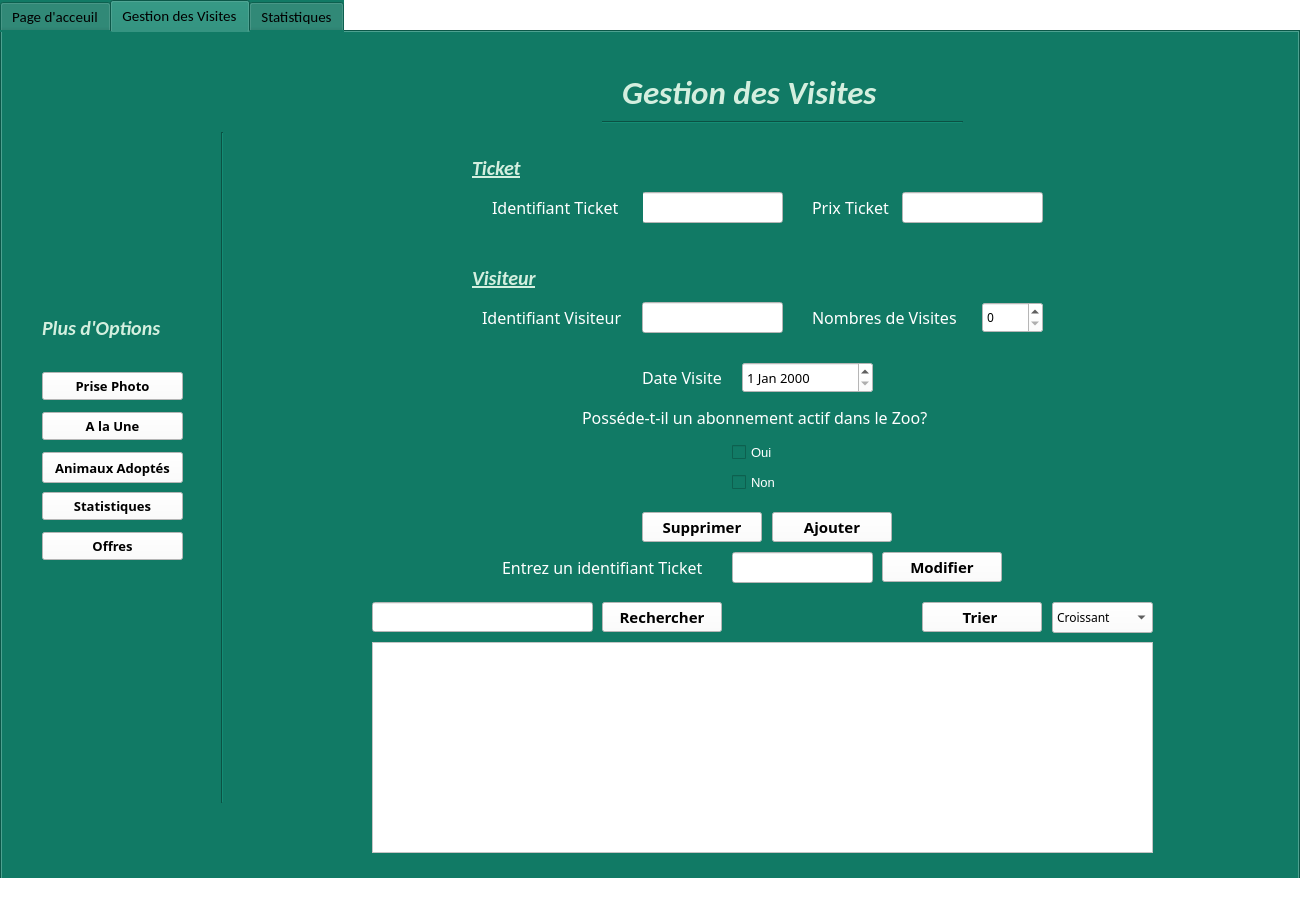
<?xml version="1.0" encoding="UTF-8"?>
<ui version="4.0">
 <class>MainWindow</class>
 <widget class="QMainWindow" name="MainWindow">
  <property name="geometry">
   <rect>
    <x>0</x>
    <y>0</y>
    <width>1300</width>
    <height>900</height>
   </rect>
  </property>
  <property name="windowTitle">
   <string>MainWindow</string>
  </property>
  <property name="styleSheet">
   <string notr="true">background-color: rgb(255, 255, 255);</string>
  </property>
  <widget class="QWidget" name="centralwidget">
   <widget class="QTabWidget" name="tabWidget">
    <property name="geometry">
     <rect>
      <x>0</x>
      <y>0</y>
      <width>1300</width>
      <height>900</height>
     </rect>
    </property>
    <property name="font">
     <font>
      <family>Calibri</family>
      <pointsize>11</pointsize>
     </font>
    </property>
    <property name="styleSheet">
     <string notr="true">background-color: rgb(17, 122, 101);</string>
    </property>
    <property name="currentIndex">
     <number>1</number>
    </property>
    <widget class="QWidget" name="tab_2">
     <attribute name="title">
      <string>Page d'acceuil</string>
     </attribute>
     <widget class="QLabel" name="id">
      <property name="geometry">
       <rect>
        <x>490</x>
        <y>460</y>
        <width>111</width>
        <height>31</height>
       </rect>
      </property>
      <property name="font">
       <font>
        <family>Calibri Light</family>
        <pointsize>13</pointsize>
        <weight>75</weight>
        <italic>true</italic>
        <bold>true</bold>
       </font>
      </property>
      <property name="styleSheet">
       <string notr="true">color: rgb(212, 239, 223);</string>
      </property>
      <property name="text">
       <string>Identifiant</string>
      </property>
     </widget>
     <widget class="QLabel" name="MDP">
      <property name="geometry">
       <rect>
        <x>480</x>
        <y>520</y>
        <width>131</width>
        <height>31</height>
       </rect>
      </property>
      <property name="font">
       <font>
        <family>Calibri Light</family>
        <pointsize>13</pointsize>
        <weight>75</weight>
        <italic>true</italic>
        <bold>true</bold>
       </font>
      </property>
      <property name="styleSheet">
       <string notr="true">color: rgb(212, 239, 223);</string>
      </property>
      <property name="text">
       <string>Mot de passe</string>
      </property>
     </widget>
     <widget class="QLineEdit" name="lineEdit_5">
      <property name="geometry">
       <rect>
        <x>620</x>
        <y>460</y>
        <width>151</width>
        <height>31</height>
       </rect>
      </property>
      <property name="styleSheet">
       <string notr="true">background-color: rgb(255, 255, 255);
</string>
      </property>
     </widget>
     <widget class="QLineEdit" name="lineEdit_6">
      <property name="geometry">
       <rect>
        <x>620</x>
        <y>520</y>
        <width>151</width>
        <height>31</height>
       </rect>
      </property>
      <property name="styleSheet">
       <string notr="true">background-color: rgb(255, 255, 255);</string>
      </property>
     </widget>
     <widget class="QLabel" name="label_8">
      <property name="geometry">
       <rect>
        <x>540</x>
        <y>170</y>
        <width>201</width>
        <height>261</height>
       </rect>
      </property>
      <property name="font">
       <font>
        <family>Calibri Light</family>
       </font>
      </property>
      <property name="text">
       <string/>
      </property>
      <property name="pixmap">
       <pixmap>../../../icone/1x/id.png</pixmap>
      </property>
      <property name="scaledContents">
       <bool>false</bool>
      </property>
      <property name="alignment">
       <set>Qt::AlignCenter</set>
      </property>
     </widget>
     <widget class="QDialogButtonBox" name="buttonBox">
      <property name="geometry">
       <rect>
        <x>540</x>
        <y>580</y>
        <width>192</width>
        <height>28</height>
       </rect>
      </property>
      <property name="font">
       <font>
        <family>Calibri Light</family>
       </font>
      </property>
      <property name="styleSheet">
       <string notr="true">background-color: rgb(255, 255, 255);</string>
      </property>
      <property name="standardButtons">
       <set>QDialogButtonBox::Cancel|QDialogButtonBox::Ok</set>
      </property>
     </widget>
    </widget>
    <widget class="QWidget" name="tab">
     <attribute name="title">
      <string>Gestion des Visites</string>
     </attribute>
     <widget class="QPushButton" name="photo">
      <property name="geometry">
       <rect>
        <x>40</x>
        <y>340</y>
        <width>141</width>
        <height>28</height>
       </rect>
      </property>
      <property name="font">
       <font>
        <family>Calibri Light</family>
        <pointsize>10</pointsize>
        <weight>75</weight>
        <bold>true</bold>
       </font>
      </property>
      <property name="cursor">
       <cursorShape>PointingHandCursor</cursorShape>
      </property>
      <property name="styleSheet">
       <string notr="true">background-color: rgb(255, 255, 255);
</string>
      </property>
      <property name="text">
       <string>Prise Photo</string>
      </property>
     </widget>
     <widget class="QLabel" name="label_3">
      <property name="geometry">
       <rect>
        <x>810</x>
        <y>160</y>
        <width>91</width>
        <height>31</height>
       </rect>
      </property>
      <property name="font">
       <font>
        <family>Calibri Light</family>
        <pointsize>12</pointsize>
       </font>
      </property>
      <property name="styleSheet">
       <string notr="true">color: rgb(255, 255, 255);</string>
      </property>
      <property name="text">
       <string>Prix Ticket</string>
      </property>
     </widget>
     <widget class="QCheckBox" name="checkBox_oui">
      <property name="geometry">
       <rect>
        <x>730</x>
        <y>410</y>
        <width>83</width>
        <height>20</height>
       </rect>
      </property>
      <property name="font">
       <font>
        <pointsize>10</pointsize>
       </font>
      </property>
      <property name="styleSheet">
       <string notr="true">color: rgb(255, 255, 255);</string>
      </property>
      <property name="text">
       <string>Oui</string>
      </property>
     </widget>
     <widget class="QLineEdit" name="lineEdit_idT">
      <property name="geometry">
       <rect>
        <x>640</x>
        <y>160</y>
        <width>141</width>
        <height>31</height>
       </rect>
      </property>
      <property name="styleSheet">
       <string notr="true">background-color: rgb(255, 255, 255);</string>
      </property>
     </widget>
     <widget class="QPushButton" name="pdf">
      <property name="geometry">
       <rect>
        <x>40</x>
        <y>380</y>
        <width>141</width>
        <height>28</height>
       </rect>
      </property>
      <property name="font">
       <font>
        <family>Calibri Light</family>
        <pointsize>10</pointsize>
        <weight>75</weight>
        <bold>true</bold>
       </font>
      </property>
      <property name="cursor">
       <cursorShape>PointingHandCursor</cursorShape>
      </property>
      <property name="styleSheet">
       <string notr="true">background-color: rgb(255, 255, 255);</string>
      </property>
      <property name="text">
       <string>A la Une</string>
      </property>
     </widget>
     <widget class="QTableView" name="tableView">
      <property name="geometry">
       <rect>
        <x>370</x>
        <y>610</y>
        <width>781</width>
        <height>211</height>
       </rect>
      </property>
      <property name="font">
       <font>
        <family>Calibri Light</family>
        <pointsize>10</pointsize>
       </font>
      </property>
      <property name="styleSheet">
       <string notr="true">background-color: rgb(255, 255, 255);</string>
      </property>
     </widget>
     <widget class="QPushButton" name="modifier">
      <property name="geometry">
       <rect>
        <x>880</x>
        <y>520</y>
        <width>120</width>
        <height>30</height>
       </rect>
      </property>
      <property name="font">
       <font>
        <family>Calibri Light</family>
        <pointsize>11</pointsize>
        <weight>75</weight>
        <italic>false</italic>
        <bold>true</bold>
       </font>
      </property>
      <property name="cursor">
       <cursorShape>PointingHandCursor</cursorShape>
      </property>
      <property name="styleSheet">
       <string notr="true">background-color: rgb(255, 255, 255);</string>
      </property>
      <property name="text">
       <string>Modifier</string>
      </property>
      <property name="icon">
       <iconset>
        <normaloff>../../../icone/1x/mise à jour.png</normaloff>../../../icone/1x/mise à jour.png</iconset>
      </property>
     </widget>
     <widget class="Line" name="line_2">
      <property name="geometry">
       <rect>
        <x>600</x>
        <y>80</y>
        <width>361</width>
        <height>20</height>
       </rect>
      </property>
      <property name="orientation">
       <enum>Qt::Horizontal</enum>
      </property>
     </widget>
     <widget class="QLineEdit" name="lineEdit_idVisiteur">
      <property name="geometry">
       <rect>
        <x>640</x>
        <y>270</y>
        <width>141</width>
        <height>31</height>
       </rect>
      </property>
      <property name="styleSheet">
       <string notr="true">background-color: rgb(255, 255, 255);</string>
      </property>
     </widget>
     <widget class="QLineEdit" name="lineEdit_prixTicket">
      <property name="geometry">
       <rect>
        <x>900</x>
        <y>160</y>
        <width>141</width>
        <height>31</height>
       </rect>
      </property>
      <property name="styleSheet">
       <string notr="true">background-color: rgb(255, 255, 255);</string>
      </property>
     </widget>
     <widget class="QPushButton" name="statistiques">
      <property name="geometry">
       <rect>
        <x>40</x>
        <y>460</y>
        <width>141</width>
        <height>28</height>
       </rect>
      </property>
      <property name="font">
       <font>
        <family>Calibri Light</family>
        <pointsize>10</pointsize>
        <weight>75</weight>
        <bold>true</bold>
       </font>
      </property>
      <property name="cursor">
       <cursorShape>PointingHandCursor</cursorShape>
      </property>
      <property name="styleSheet">
       <string notr="true">background-color: rgb(255, 255, 255);</string>
      </property>
      <property name="text">
       <string>Statistiques</string>
      </property>
     </widget>
     <widget class="QLabel" name="label_11">
      <property name="geometry">
       <rect>
        <x>620</x>
        <y>40</y>
        <width>331</width>
        <height>41</height>
       </rect>
      </property>
      <property name="font">
       <font>
        <family>Calibri</family>
        <pointsize>25</pointsize>
        <weight>75</weight>
        <italic>true</italic>
        <bold>true</bold>
        <underline>false</underline>
       </font>
      </property>
      <property name="styleSheet">
       <string notr="true">color: rgb(212, 239, 223);</string>
      </property>
      <property name="text">
       <string>Gestion des Visites</string>
      </property>
     </widget>
     <widget class="QPushButton" name="ajouter">
      <property name="geometry">
       <rect>
        <x>770</x>
        <y>480</y>
        <width>120</width>
        <height>30</height>
       </rect>
      </property>
      <property name="font">
       <font>
        <family>Calibri Light</family>
        <pointsize>11</pointsize>
        <weight>75</weight>
        <italic>false</italic>
        <bold>true</bold>
       </font>
      </property>
      <property name="cursor">
       <cursorShape>PointingHandCursor</cursorShape>
      </property>
      <property name="styleSheet">
       <string notr="true">background-color: rgb(255, 255, 255);</string>
      </property>
      <property name="text">
       <string>Ajouter</string>
      </property>
      <property name="icon">
       <iconset>
        <normaloff>../../../icone/1x/+.png</normaloff>../../../icone/1x/+.png</iconset>
      </property>
     </widget>
     <widget class="QCheckBox" name="checkBox_non">
      <property name="geometry">
       <rect>
        <x>730</x>
        <y>440</y>
        <width>83</width>
        <height>20</height>
       </rect>
      </property>
      <property name="font">
       <font>
        <pointsize>10</pointsize>
       </font>
      </property>
      <property name="styleSheet">
       <string notr="true">color: rgb(255, 255, 255);</string>
      </property>
      <property name="text">
       <string>Non</string>
      </property>
     </widget>
     <widget class="QPushButton" name="excel">
      <property name="geometry">
       <rect>
        <x>40</x>
        <y>420</y>
        <width>141</width>
        <height>31</height>
       </rect>
      </property>
      <property name="font">
       <font>
        <family>Calibri Light</family>
        <pointsize>10</pointsize>
        <weight>75</weight>
        <bold>true</bold>
       </font>
      </property>
      <property name="cursor">
       <cursorShape>PointingHandCursor</cursorShape>
      </property>
      <property name="styleSheet">
       <string notr="true">background-color: rgb(255, 255, 255);</string>
      </property>
      <property name="text">
       <string>Animaux Adoptés</string>
      </property>
     </widget>
     <widget class="QLabel" name="label_4">
      <property name="geometry">
       <rect>
        <x>480</x>
        <y>270</y>
        <width>151</width>
        <height>31</height>
       </rect>
      </property>
      <property name="font">
       <font>
        <family>Calibri Light</family>
        <pointsize>12</pointsize>
       </font>
      </property>
      <property name="styleSheet">
       <string notr="true">color: rgb(255, 255, 255);</string>
      </property>
      <property name="text">
       <string>Identifiant Visiteur</string>
      </property>
     </widget>
     <widget class="QLabel" name="label_6">
      <property name="geometry">
       <rect>
        <x>470</x>
        <y>230</y>
        <width>101</width>
        <height>31</height>
       </rect>
      </property>
      <property name="font">
       <font>
        <family>Calibri</family>
        <pointsize>15</pointsize>
        <weight>75</weight>
        <italic>true</italic>
        <bold>true</bold>
        <underline>true</underline>
       </font>
      </property>
      <property name="styleSheet">
       <string notr="true">color: rgb(212, 239, 223);</string>
      </property>
      <property name="text">
       <string>Visiteur</string>
      </property>
     </widget>
     <widget class="QPushButton" name="trier">
      <property name="geometry">
       <rect>
        <x>920</x>
        <y>570</y>
        <width>120</width>
        <height>30</height>
       </rect>
      </property>
      <property name="font">
       <font>
        <family>Calibri Light</family>
        <pointsize>11</pointsize>
        <weight>75</weight>
        <italic>false</italic>
        <bold>true</bold>
       </font>
      </property>
      <property name="cursor">
       <cursorShape>PointingHandCursor</cursorShape>
      </property>
      <property name="styleSheet">
       <string notr="true">background-color: rgb(255, 255, 255);</string>
      </property>
      <property name="text">
       <string>Trier </string>
      </property>
      <property name="icon">
       <iconset>
        <normaloff>../../../icone/1x/tri.png</normaloff>../../../icone/1x/tri.png</iconset>
      </property>
     </widget>
     <widget class="QPushButton" name="offre">
      <property name="geometry">
       <rect>
        <x>40</x>
        <y>500</y>
        <width>141</width>
        <height>28</height>
       </rect>
      </property>
      <property name="font">
       <font>
        <family>Calibri Light</family>
        <pointsize>10</pointsize>
        <weight>75</weight>
        <bold>true</bold>
       </font>
      </property>
      <property name="cursor">
       <cursorShape>PointingHandCursor</cursorShape>
      </property>
      <property name="styleSheet">
       <string notr="true">background-color: rgb(255, 255, 255);</string>
      </property>
      <property name="text">
       <string>Offres</string>
      </property>
     </widget>
     <widget class="Line" name="line">
      <property name="geometry">
       <rect>
        <x>210</x>
        <y>100</y>
        <width>20</width>
        <height>671</height>
       </rect>
      </property>
      <property name="orientation">
       <enum>Qt::Vertical</enum>
      </property>
     </widget>
     <widget class="QLabel" name="label_10">
      <property name="geometry">
       <rect>
        <x>40</x>
        <y>280</y>
        <width>151</width>
        <height>31</height>
       </rect>
      </property>
      <property name="font">
       <font>
        <family>Calibri</family>
        <pointsize>15</pointsize>
        <weight>75</weight>
        <italic>true</italic>
        <bold>true</bold>
        <underline>false</underline>
       </font>
      </property>
      <property name="styleSheet">
       <string notr="true">
color: rgb(212, 239, 223);</string>
      </property>
      <property name="text">
       <string>Plus d'Options</string>
      </property>
     </widget>
     <widget class="QPushButton" name="supprimer">
      <property name="geometry">
       <rect>
        <x>640</x>
        <y>480</y>
        <width>120</width>
        <height>30</height>
       </rect>
      </property>
      <property name="font">
       <font>
        <family>Calibri Light</family>
        <pointsize>11</pointsize>
        <weight>75</weight>
        <italic>false</italic>
        <bold>true</bold>
       </font>
      </property>
      <property name="cursor">
       <cursorShape>PointingHandCursor</cursorShape>
      </property>
      <property name="styleSheet">
       <string notr="true">background-color: rgb(255, 255, 255);</string>
      </property>
      <property name="text">
       <string>Supprimer</string>
      </property>
      <property name="icon">
       <iconset>
        <normaloff>../../../icone/1x/-.png</normaloff>
        <normalon>../../../icone/1x/-.png</normalon>../../../icone/1x/-.png</iconset>
      </property>
     </widget>
     <widget class="QLabel" name="label_5">
      <property name="geometry">
       <rect>
        <x>810</x>
        <y>270</y>
        <width>161</width>
        <height>31</height>
       </rect>
      </property>
      <property name="font">
       <font>
        <family>Calibri Light</family>
        <pointsize>12</pointsize>
       </font>
      </property>
      <property name="styleSheet">
       <string notr="true">color: rgb(255, 255, 255);</string>
      </property>
      <property name="text">
       <string>Nombres de Visites</string>
      </property>
     </widget>
     <widget class="QLabel" name="label_7">
      <property name="geometry">
       <rect>
        <x>580</x>
        <y>370</y>
        <width>381</width>
        <height>31</height>
       </rect>
      </property>
      <property name="font">
       <font>
        <family>Calibri Light</family>
        <pointsize>12</pointsize>
       </font>
      </property>
      <property name="styleSheet">
       <string notr="true">color: rgb(255, 255, 255);</string>
      </property>
      <property name="text">
       <string>Posséde-t-il un abonnement actif dans le Zoo?</string>
      </property>
     </widget>
     <widget class="QPushButton" name="rechercher">
      <property name="geometry">
       <rect>
        <x>600</x>
        <y>570</y>
        <width>120</width>
        <height>30</height>
       </rect>
      </property>
      <property name="font">
       <font>
        <family>Calibri Light</family>
        <pointsize>11</pointsize>
        <weight>75</weight>
        <italic>false</italic>
        <bold>true</bold>
       </font>
      </property>
      <property name="cursor">
       <cursorShape>PointingHandCursor</cursorShape>
      </property>
      <property name="styleSheet">
       <string notr="true">background-color: rgb(255, 255, 255);</string>
      </property>
      <property name="text">
       <string>Rechercher</string>
      </property>
      <property name="icon">
       <iconset>
        <normaloff>../../../icone/1x/recherche.png</normaloff>../../../icone/1x/recherche.png</iconset>
      </property>
     </widget>
     <widget class="QComboBox" name="comboBox">
      <property name="geometry">
       <rect>
        <x>1050</x>
        <y>570</y>
        <width>101</width>
        <height>31</height>
       </rect>
      </property>
      <property name="font">
       <font>
        <family>Calibri Light</family>
        <pointsize>9</pointsize>
       </font>
      </property>
      <property name="styleSheet">
       <string notr="true">background-color: rgb(255, 255, 255);
</string>
      </property>
      <item>
       <property name="text">
        <string>Croissant</string>
       </property>
      </item>
      <item>
       <property name="text">
        <string>Décroissant</string>
       </property>
      </item>
     </widget>
     <widget class="QLineEdit" name="lineEdit_rechercher">
      <property name="geometry">
       <rect>
        <x>370</x>
        <y>570</y>
        <width>221</width>
        <height>30</height>
       </rect>
      </property>
      <property name="styleSheet">
       <string notr="true">background-color: rgb(255, 255, 255);</string>
      </property>
     </widget>
     <widget class="QLabel" name="label_9">
      <property name="geometry">
       <rect>
        <x>490</x>
        <y>160</y>
        <width>151</width>
        <height>31</height>
       </rect>
      </property>
      <property name="font">
       <font>
        <family>Calibri Light</family>
        <pointsize>12</pointsize>
       </font>
      </property>
      <property name="styleSheet">
       <string notr="true">color: rgb(255, 255, 255);</string>
      </property>
      <property name="text">
       <string>Identifiant Ticket</string>
      </property>
     </widget>
     <widget class="QLabel" name="label_12">
      <property name="geometry">
       <rect>
        <x>470</x>
        <y>120</y>
        <width>101</width>
        <height>31</height>
       </rect>
      </property>
      <property name="font">
       <font>
        <family>Calibri</family>
        <pointsize>15</pointsize>
        <weight>75</weight>
        <italic>true</italic>
        <bold>true</bold>
        <underline>true</underline>
       </font>
      </property>
      <property name="styleSheet">
       <string notr="true">color: rgb(212, 239, 223);</string>
      </property>
      <property name="text">
       <string>Ticket</string>
      </property>
     </widget>
     <widget class="QLabel" name="label_13">
      <property name="geometry">
       <rect>
        <x>640</x>
        <y>330</y>
        <width>91</width>
        <height>31</height>
       </rect>
      </property>
      <property name="font">
       <font>
        <family>Calibri Light</family>
        <pointsize>12</pointsize>
       </font>
      </property>
      <property name="styleSheet">
       <string notr="true">color: rgb(255, 255, 255);</string>
      </property>
      <property name="text">
       <string>Date Visite</string>
      </property>
     </widget>
     <widget class="QDateEdit" name="dateEdit">
      <property name="geometry">
       <rect>
        <x>740</x>
        <y>330</y>
        <width>131</width>
        <height>31</height>
       </rect>
      </property>
      <property name="font">
       <font>
        <family>Calibri Light</family>
        <pointsize>10</pointsize>
       </font>
      </property>
      <property name="styleSheet">
       <string notr="true">background-color: rgb(255, 255, 255);</string>
      </property>
     </widget>
     <widget class="QSpinBox" name="spinBox">
      <property name="geometry">
       <rect>
        <x>980</x>
        <y>270</y>
        <width>61</width>
        <height>31</height>
       </rect>
      </property>
      <property name="font">
       <font>
        <family>Calibri Light</family>
        <pointsize>9</pointsize>
       </font>
      </property>
      <property name="styleSheet">
       <string notr="true">background-color: rgb(255, 255, 255);</string>
      </property>
     </widget>
     <widget class="QLineEdit" name="lineEdit">
      <property name="geometry">
       <rect>
        <x>730</x>
        <y>520</y>
        <width>141</width>
        <height>31</height>
       </rect>
      </property>
      <property name="styleSheet">
       <string notr="true">background-color: rgb(255, 255, 255);</string>
      </property>
     </widget>
     <widget class="QLabel" name="label">
      <property name="geometry">
       <rect>
        <x>500</x>
        <y>520</y>
        <width>221</width>
        <height>31</height>
       </rect>
      </property>
      <property name="font">
       <font>
        <family>Calibri Light</family>
        <pointsize>12</pointsize>
       </font>
      </property>
      <property name="styleSheet">
       <string notr="true">color: rgb(255, 255, 255);</string>
      </property>
      <property name="text">
       <string>Entrez un identifiant Ticket</string>
      </property>
     </widget>
    </widget>
    <widget class="QWidget" name="tab_3">
     <attribute name="title">
      <string>Statistiques</string>
     </attribute>
    </widget>
   </widget>
  </widget>
  <widget class="QStatusBar" name="statusbar"/>
 </widget>
 <resources/>
 <connections/>
</ui>
